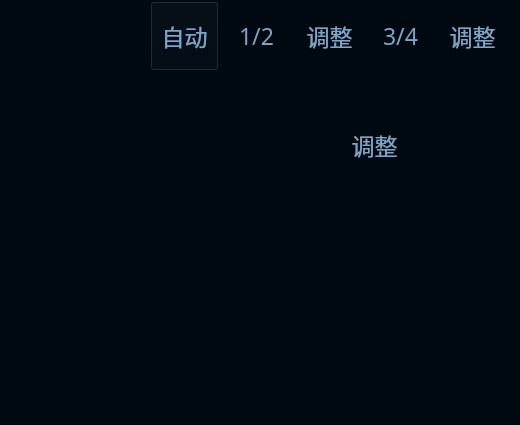
<?xml version="1.0" encoding="UTF-8"?>
<ui version="4.0">
 <class>HpMode</class>
 <widget class="QWidget" name="HpMode">
  <property name="windowModality">
   <enum>Qt::NonModal</enum>
  </property>
  <property name="geometry">
   <rect>
    <x>0</x>
    <y>0</y>
    <width>520</width>
    <height>425</height>
   </rect>
  </property>
  <property name="sizePolicy">
   <sizepolicy hsizetype="Fixed" vsizetype="Fixed">
    <horstretch>0</horstretch>
    <verstretch>0</verstretch>
   </sizepolicy>
  </property>
  <property name="font">
   <font>
    <pointsize>15</pointsize>
   </font>
  </property>
  <property name="windowTitle">
   <string>Form</string>
  </property>
  <property name="windowOpacity">
   <double>1.000000000000000</double>
  </property>
  <property name="autoFillBackground">
   <bool>false</bool>
  </property>
  <property name="styleSheet">
   <string notr="true">background-color: rgb(0, 8, 16);</string>
  </property>
  <widget class="QFrame" name="frame">
   <property name="geometry">
    <rect>
     <x>143</x>
     <y>325</y>
     <width>360</width>
     <height>69</height>
    </rect>
   </property>
   <property name="font">
    <font>
     <pointsize>15</pointsize>
    </font>
   </property>
   <property name="styleSheet">
    <string notr="true">background-image:url(:/res/res/mode_bg.png);</string>
   </property>
   <property name="frameShape">
    <enum>QFrame::NoFrame</enum>
   </property>
   <property name="frameShadow">
    <enum>QFrame::Raised</enum>
   </property>
   <widget class="QToolButton" name="toolButton_hongwai">
    <property name="geometry">
     <rect>
      <x>2</x>
      <y>0</y>
      <width>69</width>
      <height>69</height>
     </rect>
    </property>
    <property name="font">
     <font>
      <pointsize>17</pointsize>
     </font>
    </property>
    <property name="focusPolicy">
     <enum>Qt::NoFocus</enum>
    </property>
    <property name="styleSheet">
     <string notr="true">QToolButton {
border-image:url(:/res/res/mode_hongwai_n.png);
}  

QToolButton:checked{
border-image:url(:/res/res/mode_hongwai_s.png);
}</string>
    </property>
    <property name="text">
     <string/>
    </property>
    <property name="checkable">
     <bool>true</bool>
    </property>
    <property name="autoRaise">
     <bool>true</bool>
    </property>
    <attribute name="buttonGroup">
     <string notr="true">buttonGroup_mode</string>
    </attribute>
   </widget>
   <widget class="QToolButton" name="toolButton_kejian">
    <property name="geometry">
     <rect>
      <x>74</x>
      <y>0</y>
      <width>69</width>
      <height>69</height>
     </rect>
    </property>
    <property name="font">
     <font>
      <pointsize>17</pointsize>
     </font>
    </property>
    <property name="focusPolicy">
     <enum>Qt::NoFocus</enum>
    </property>
    <property name="styleSheet">
     <string notr="true">QToolButton {
border-image:url(:/res/res/mode_kejian_n.png);
}  

QToolButton:checked{
border-image:url(:/res/res/mode_kejian_s.png);
}</string>
    </property>
    <property name="text">
     <string/>
    </property>
    <property name="checkable">
     <bool>true</bool>
    </property>
    <property name="autoRaise">
     <bool>true</bool>
    </property>
    <attribute name="buttonGroup">
     <string notr="true">buttonGroup_mode</string>
    </attribute>
   </widget>
   <widget class="QToolButton" name="toolButton_msx">
    <property name="geometry">
     <rect>
      <x>146</x>
      <y>0</y>
      <width>69</width>
      <height>69</height>
     </rect>
    </property>
    <property name="font">
     <font>
      <pointsize>17</pointsize>
     </font>
    </property>
    <property name="focusPolicy">
     <enum>Qt::NoFocus</enum>
    </property>
    <property name="styleSheet">
     <string notr="true">QToolButton {
border-image:url(:/res/res/mode_msx_n.png);
}  

QToolButton:checked{
border-image:url(:/res/res/mode_msx_s.png);
}</string>
    </property>
    <property name="text">
     <string/>
    </property>
    <property name="checkable">
     <bool>true</bool>
    </property>
    <property name="autoRaise">
     <bool>true</bool>
    </property>
    <attribute name="buttonGroup">
     <string notr="true">buttonGroup_mode</string>
    </attribute>
   </widget>
   <widget class="QToolButton" name="toolButton_hzh">
    <property name="geometry">
     <rect>
      <x>218</x>
      <y>0</y>
      <width>69</width>
      <height>69</height>
     </rect>
    </property>
    <property name="font">
     <font>
      <pointsize>17</pointsize>
     </font>
    </property>
    <property name="focusPolicy">
     <enum>Qt::NoFocus</enum>
    </property>
    <property name="styleSheet">
     <string notr="true">QToolButton {
border-image:url(:/res/res/mode_hzh_n.png);
}  

QToolButton:checked{
border-image:url(:/res/res/mode_hzh_s.png);
}</string>
    </property>
    <property name="text">
     <string/>
    </property>
    <property name="checkable">
     <bool>true</bool>
    </property>
    <property name="autoRaise">
     <bool>true</bool>
    </property>
    <attribute name="buttonGroup">
     <string notr="true">buttonGroup_mode</string>
    </attribute>
   </widget>
   <widget class="QToolButton" name="toolButton_rdj">
    <property name="geometry">
     <rect>
      <x>290</x>
      <y>0</y>
      <width>69</width>
      <height>69</height>
     </rect>
    </property>
    <property name="font">
     <font>
      <pointsize>17</pointsize>
     </font>
    </property>
    <property name="focusPolicy">
     <enum>Qt::NoFocus</enum>
    </property>
    <property name="styleSheet">
     <string notr="true">QToolButton {
border-image:url(:/res/res/mode_rdj_n.png);
}  

QToolButton:checked{
border-image:url(:/res/res/mode_rdj_s.png);
}</string>
    </property>
    <property name="text">
     <string/>
    </property>
    <property name="checkable">
     <bool>true</bool>
    </property>
    <property name="autoRaise">
     <bool>true</bool>
    </property>
    <attribute name="buttonGroup">
     <string notr="true">buttonGroup_mode</string>
    </attribute>
   </widget>
  </widget>
  <widget class="QFrame" name="frame_pip">
   <property name="geometry">
    <rect>
     <x>150</x>
     <y>1</y>
     <width>358</width>
     <height>69</height>
    </rect>
   </property>
   <property name="font">
    <font>
     <pointsize>15</pointsize>
    </font>
   </property>
   <property name="styleSheet">
    <string notr="true">background-image:url(:/res/res/mode_bg.png);</string>
   </property>
   <property name="frameShape">
    <enum>QFrame::NoFrame</enum>
   </property>
   <property name="frameShadow">
    <enum>QFrame::Raised</enum>
   </property>
   <widget class="QToolButton" name="toolButton_auto">
    <property name="geometry">
     <rect>
      <x>0</x>
      <y>0</y>
      <width>69</width>
      <height>70</height>
     </rect>
    </property>
    <property name="font">
     <font>
      <family>微软雅黑</family>
      <pointsize>17</pointsize>
     </font>
    </property>
    <property name="focusPolicy">
     <enum>Qt::NoFocus</enum>
    </property>
    <property name="styleSheet">
     <string notr="true">QToolButton {
border-image:url(:/res/res/mode_button_n.png);
color:#7CA6C9;
}  

QToolButton:checked{
border-image:url(:/res/res/mode_button_s.png);
}</string>
    </property>
    <property name="text">
     <string>自动</string>
    </property>
    <property name="checkable">
     <bool>true</bool>
    </property>
    <attribute name="buttonGroup">
     <string notr="true">buttonGroup_pip</string>
    </attribute>
   </widget>
   <widget class="QToolButton" name="toolButton_1_2">
    <property name="geometry">
     <rect>
      <x>72</x>
      <y>0</y>
      <width>69</width>
      <height>70</height>
     </rect>
    </property>
    <property name="font">
     <font>
      <family>微软雅黑</family>
      <pointsize>17</pointsize>
     </font>
    </property>
    <property name="focusPolicy">
     <enum>Qt::NoFocus</enum>
    </property>
    <property name="styleSheet">
     <string notr="true">QToolButton {
border-image:url(:/res/res/mode_button_n.png);
color:#7CA6C9;
}  

QToolButton:checked{
border-image:url(:/res/res/mode_button_s.png);
}</string>
    </property>
    <property name="text">
     <string>1/2</string>
    </property>
    <property name="checkable">
     <bool>true</bool>
    </property>
    <property name="autoRaise">
     <bool>true</bool>
    </property>
    <attribute name="buttonGroup">
     <string notr="true">buttonGroup_pip</string>
    </attribute>
   </widget>
   <widget class="QToolButton" name="toolButton_1_4">
    <property name="geometry">
     <rect>
      <x>144</x>
      <y>0</y>
      <width>69</width>
      <height>70</height>
     </rect>
    </property>
    <property name="font">
     <font>
      <family>微软雅黑</family>
      <pointsize>17</pointsize>
     </font>
    </property>
    <property name="focusPolicy">
     <enum>Qt::NoFocus</enum>
    </property>
    <property name="styleSheet">
     <string notr="true">QToolButton {
border-image:url(:/res/res/mode_button_n.png);
color:#7CA6C9;
}  

QToolButton:checked{
border-image:url(:/res/res/mode_button_s.png);
}</string>
    </property>
    <property name="text">
     <string>1/4</string>
    </property>
    <property name="checkable">
     <bool>true</bool>
    </property>
    <property name="autoRaise">
     <bool>true</bool>
    </property>
    <attribute name="buttonGroup">
     <string notr="true">buttonGroup_pip</string>
    </attribute>
   </widget>
   <widget class="QToolButton" name="toolButton_3_4">
    <property name="geometry">
     <rect>
      <x>216</x>
      <y>0</y>
      <width>69</width>
      <height>70</height>
     </rect>
    </property>
    <property name="font">
     <font>
      <family>微软雅黑</family>
      <pointsize>17</pointsize>
     </font>
    </property>
    <property name="focusPolicy">
     <enum>Qt::NoFocus</enum>
    </property>
    <property name="styleSheet">
     <string notr="true">QToolButton {
border-image:url(:/res/res/mode_button_n.png);
color:#7CA6C9;
}  

QToolButton:checked{
border-image:url(:/res/res/mode_button_s.png);
}</string>
    </property>
    <property name="text">
     <string>3/4</string>
    </property>
    <property name="checkable">
     <bool>true</bool>
    </property>
    <property name="autoRaise">
     <bool>true</bool>
    </property>
    <attribute name="buttonGroup">
     <string notr="true">buttonGroup_pip</string>
    </attribute>
   </widget>
   <widget class="QToolButton" name="toolButton_rect_adjust">
    <property name="geometry">
     <rect>
      <x>288</x>
      <y>0</y>
      <width>69</width>
      <height>70</height>
     </rect>
    </property>
    <property name="font">
     <font>
      <family>微软雅黑</family>
      <pointsize>17</pointsize>
     </font>
    </property>
    <property name="focusPolicy">
     <enum>Qt::NoFocus</enum>
    </property>
    <property name="styleSheet">
     <string notr="true">QToolButton {
border-image:url(:/res/res/mode_button_n.png);
color:#7CA6C9;
}  

QToolButton:pressed{
border-image:url(:/res/res/mode_button_s.png);
}</string>
    </property>
    <property name="text">
     <string>调整</string>
    </property>
    <property name="checkable">
     <bool>false</bool>
    </property>
    <property name="autoRaise">
     <bool>true</bool>
    </property>
   </widget>
  </widget>
  <widget class="QFrame" name="frame_rdj">
   <property name="geometry">
    <rect>
     <x>340</x>
     <y>110</y>
     <width>69</width>
     <height>69</height>
    </rect>
   </property>
   <property name="font">
    <font>
     <pointsize>15</pointsize>
    </font>
   </property>
   <property name="styleSheet">
    <string notr="true">background-image:url(:/res/res/mode_bg.png);</string>
   </property>
   <property name="frameShape">
    <enum>QFrame::NoFrame</enum>
   </property>
   <property name="frameShadow">
    <enum>QFrame::Raised</enum>
   </property>
   <widget class="QToolButton" name="toolButton_rdj_adjust">
    <property name="geometry">
     <rect>
      <x>0</x>
      <y>0</y>
      <width>69</width>
      <height>69</height>
     </rect>
    </property>
    <property name="font">
     <font>
      <family>微软雅黑</family>
      <pointsize>17</pointsize>
     </font>
    </property>
    <property name="focusPolicy">
     <enum>Qt::NoFocus</enum>
    </property>
    <property name="styleSheet">
     <string notr="true">QToolButton {
border-image:url(:/res/res/mode_button_n.png);
color:#7CA6C9;
}  

QToolButton:pressed{
border-image:url(:/res/res/mode_button_s.png);
}</string>
    </property>
    <property name="text">
     <string>调整</string>
    </property>
    <property name="checkable">
     <bool>false</bool>
    </property>
    <property name="autoRaise">
     <bool>true</bool>
    </property>
    <attribute name="buttonGroup">
     <string notr="true">buttonGroup_mode</string>
    </attribute>
   </widget>
  </widget>
  <widget class="QFrame" name="frame_2">
   <property name="geometry">
    <rect>
     <x>75</x>
     <y>325</y>
     <width>69</width>
     <height>69</height>
    </rect>
   </property>
   <property name="font">
    <font>
     <pointsize>15</pointsize>
    </font>
   </property>
   <property name="styleSheet">
    <string notr="true">background-image:url(:/res/res/mode_bg.png);</string>
   </property>
   <property name="frameShape">
    <enum>QFrame::NoFrame</enum>
   </property>
   <property name="frameShadow">
    <enum>QFrame::Raised</enum>
   </property>
   <widget class="QToolButton" name="toolButton_handfusion">
    <property name="geometry">
     <rect>
      <x>0</x>
      <y>0</y>
      <width>69</width>
      <height>69</height>
     </rect>
    </property>
    <property name="font">
     <font>
      <pointsize>17</pointsize>
     </font>
    </property>
    <property name="styleSheet">
     <string notr="true">QToolButton {
border-image: url(:/res/res/hangfution_n.png);
}  

QToolButton:checked{
border-image:url(:/res/res/hangfution_s.png);
}</string>
    </property>
    <property name="text">
     <string/>
    </property>
    <property name="checkable">
     <bool>true</bool>
    </property>
    <property name="autoRaise">
     <bool>true</bool>
    </property>
   </widget>
  </widget>
  <widget class="QFrame" name="frame_handfution">
   <property name="geometry">
    <rect>
     <x>80</x>
     <y>75</y>
     <width>61</width>
     <height>241</height>
    </rect>
   </property>
   <property name="font">
    <font>
     <pointsize>15</pointsize>
    </font>
   </property>
   <property name="styleSheet">
    <string notr="true"/>
   </property>
   <property name="frameShape">
    <enum>QFrame::NoFrame</enum>
   </property>
   <property name="frameShadow">
    <enum>QFrame::Plain</enum>
   </property>
   <widget class="Hp_HandFution" name="widget_handfution" native="true">
    <property name="geometry">
     <rect>
      <x>0</x>
      <y>0</y>
      <width>61</width>
      <height>241</height>
     </rect>
    </property>
    <property name="font">
     <font>
      <pointsize>17</pointsize>
     </font>
    </property>
   </widget>
  </widget>
  <widget class="QFrame" name="frame_rdj_2">
   <property name="geometry">
    <rect>
     <x>295</x>
     <y>1</y>
     <width>69</width>
     <height>69</height>
    </rect>
   </property>
   <property name="font">
    <font>
     <pointsize>15</pointsize>
    </font>
   </property>
   <property name="styleSheet">
    <string notr="true">background-image:url(:/res/res/mode_bg.png);</string>
   </property>
   <property name="frameShape">
    <enum>QFrame::NoFrame</enum>
   </property>
   <property name="frameShadow">
    <enum>QFrame::Raised</enum>
   </property>
   <widget class="QToolButton" name="toolButton_rdj_adjust_2">
    <property name="geometry">
     <rect>
      <x>0</x>
      <y>0</y>
      <width>69</width>
      <height>69</height>
     </rect>
    </property>
    <property name="font">
     <font>
      <family>微软雅黑</family>
      <pointsize>17</pointsize>
     </font>
    </property>
    <property name="focusPolicy">
     <enum>Qt::NoFocus</enum>
    </property>
    <property name="styleSheet">
     <string notr="true">QToolButton {
border-image:url(:/res/res/mode_button_n.png);
color:#7CA6C9;
}  

QToolButton:pressed{
border-image:url(:/res/res/mode_button_s.png);
}</string>
    </property>
    <property name="text">
     <string>调整</string>
    </property>
    <property name="checkable">
     <bool>false</bool>
    </property>
    <property name="autoRaise">
     <bool>true</bool>
    </property>
   </widget>
  </widget>
 </widget>
 <customwidgets>
  <customwidget>
   <class>Hp_HandFution</class>
   <extends>QWidget</extends>
   <header>hp_handfution.h</header>
   <container>1</container>
  </customwidget>
 </customwidgets>
 <resources/>
 <connections/>
 <buttongroups>
  <buttongroup name="buttonGroup_pip"/>
  <buttongroup name="buttonGroup_mode"/>
 </buttongroups>
</ui>
